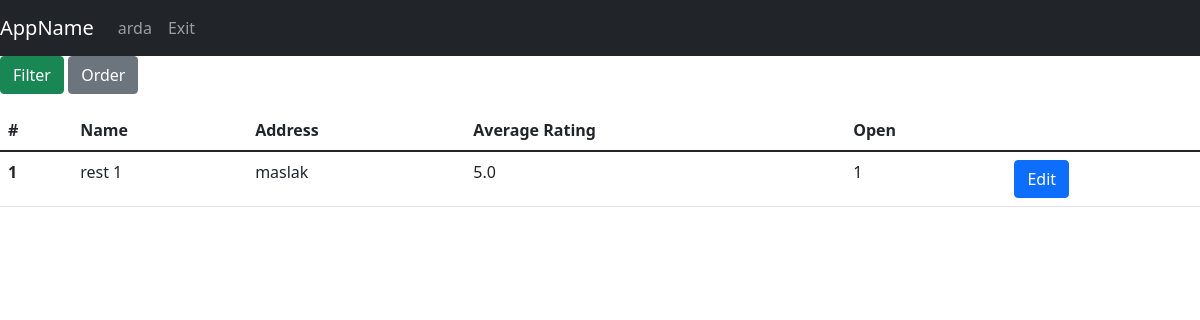
The app's page /restaurants (signed in), older data.
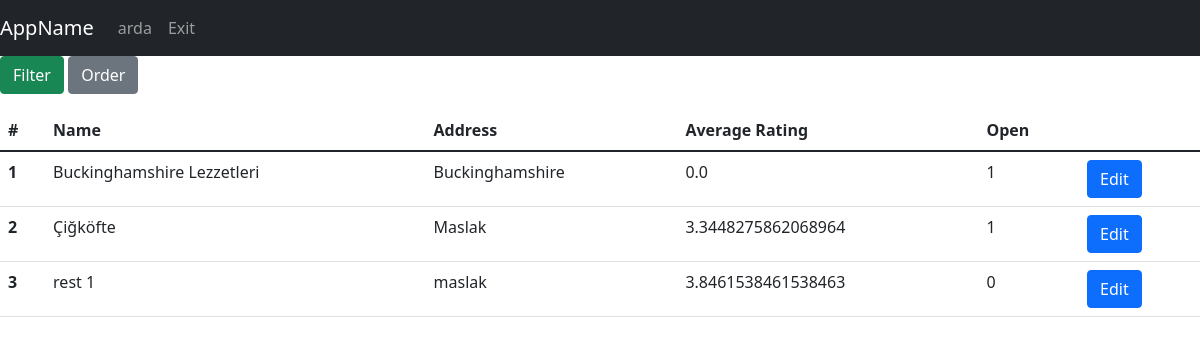
The same page, newer data.
### tables this page shows
CREATE TABLE restaurant(id INTEGER PRIMARY KEY, restaurantName varchar(30),address varchar(250),lat Text,lng Text,isOpen binary,averageRating REAL);

### app.py (the view)
@app.route("/restaurants", methods=["GET", "POST"])
def allRestaurants():
    with sqlite3.connect(DATABASE) as database:
        cursor = database.cursor()
    if request.method == "POST":
        if 'order' in request.form:
            orderBy = request.form['orderBy'].lower()
            if session["isFiltered"] == False:
                command = "SELECT restaurantName as Name, address as Address, isOpen as Open, averageRating as Rating FROM restaurant ORDER BY "+str(orderBy)
                cursor.execute(command)
                query = cursor.fetchall()
                session["filteredData"]["restaurant"] = query
            else:
                df = pd.DataFrame(session["filteredData"]["restaurant"],
                                  columns=['name', 'address','open','rating'])
                df = df.sort_values(by=orderBy)
                session["filteredData"]["restaurant"] = df.values.tolist()
        if 'filter' in request.form:
            filtered_cols, expected_vals = [], []
            q = ""
            for c in request.form.keys():
                if request.form[c] != '' and request.form[c] != "filter":
                    if request.form[c] == "on":
                        filtered_cols.append("isOpen")
                        expected_vals.append(1)
                    else:
                        filtered_cols.append(c)
                        expected_vals.append(request.form[c])
            if len(expected_vals) > 0:
                if filtered_cols[0] != "isOpen":
                    q += filtered_cols[0]+" LIKE "+f"'%{expected_vals[0]}%'"
                else:
                    q += " isOpen = 1"
                if len(expected_vals) > 1:
                    for index in range(1, len(expected_vals)):
                        if filtered_cols[index] != "isOpen":
                            q += " and " + filtered_cols[index]+" LIKE " + f"'%{expected_vals[index]}%'"
                    if filtered_cols.count("isOpen") > 0:
                        q += " and isOpen = 1"
                command = "SELECT restaurantName as Name, address as Address, isOpen as Open, averageRating as Rating FROM restaurant WHERE "+q
                cursor.execute(command)
                query = cursor.fetchall()
                session["filteredData"]["restaurant"] = query
            else:
                session["filteredData"] = getAllDbData(toGet=["restaurant"])
            session["isFiltered"] = True
    else:
        session["filteredData"] = getAllDbData(toGet=["restaurant"])
        session["isFiltered"] = False
    return render_template("admin/list_operations/list_restaurants.html", username=session["username"], data=session["filteredData"])

### app.py (called while the page is built)
def getRestaurants(cursor, limit=None):
    cursor.execute("SELECT restaurantName,address,isOpen,averageRating,id FROM restaurant ORDER BY id desc")
    query = cursor.fetchall()
    return query

def getAllDbData(toGet, limit=None):
    with sqlite3.connect(DATABASE) as database:
        cursor = database.cursor()
    data = {}
    for entity in toGet:
        if entity == "couriers":
            data[entity] = getCouriers(cursor, limit)
        if entity == "users":
            data[entity] = getUsers(cursor, limit)
        if entity == "restaurant":
            data[entity] = getRestaurants(cursor, limit)
        if entity == "menu":
            data[entity] = getMenus(cursor, limit)
        if entity == "restaurantName":
            data[entity] = getRestaurantName(cursor, limit)
        if entity == "orders":
            data[entity] = getOrders(cursor, limit)
        else:
            pass
    return data

### templates/admin/list_operations/list_restaurants.html (shortened to what this page needs)
{% extends 'base.html' %}
{% block navbar %}
<nav class="navbar navbar-expand-lg navbar-dark bg-dark">
    <a class="navbar-brand" href="#">AppName</a>
    <div class="collapse navbar-collapse" id="navbarNav">
        <ul class="navbar-nav">
          <li class="nav-item active"><a class="nav-link" href="/">{{username}}</a></li>
          <li class="nav-item active"><a class="nav-link" href="/exit">Exit</a></li>
        </ul>
    </div>
</nav>
{% endblock %}
{% block body %}
<p>
  <a class="btn btn-success" data-toggle="collapse" href="#filter" role="button" aria-expanded="false" aria-controls="filter">Filter</a>
  <button class="btn btn-secondary" type="button" data-toggle="collapse" data-target="#order" aria-expanded="false" aria-controls="order">Order</button>
</p>
<div>
    <table class="table">
      <thead class="thead-dark">
        <tr>
            <th scope="col">#</th>
            <th scope="col">Name</th>
            <th scope="col">Address</th>
            <th scope="col">Average Rating</th>
            <th scope="col">Open</th>
        </tr>
      </thead>
      <tbody>
        {%for i in range(data["restaurant"]|length)%}
                <tr>
                  <th scope="row">{{ i+1 }}</th>
                  <td>{{ data["restaurant"][i][0] }}</td>
                  <td>{{ data["restaurant"][i][1] }}</td>
                  <td>{{ data["restaurant"][i][3] }}</td>
                  <td>{{ data["restaurant"][i][2] }}</td>
                  <td><a href="\editRestaurant?restId={{ data["restaurant"][i][4] }}" class="btn btn-primary">Edit</a></td>
                </tr>
        {%endfor%}
      </tbody>
    </table>
</div>
{% endblock %}

Row changes from the older to the newer data that the page shows:
added restaurant: restaurantName "Buckinghamshire Lezzetleri", address "Buckinghamshire", averageRating "0.0", isOpen "1"
added restaurant: restaurantName "Çiğköfte", address "Maslak", averageRating "3.3448275862068964", isOpen "1"
Text that changed along with them:
new list line: "1 Edit"
new list line: "2 Edit"
new list line: "3 Edit"
new list line: "rest 1 maslak 3.8461538461538463 0"
list line gone: "1 Edit"
list line gone: "rest 1 maslak 5.0 1"
